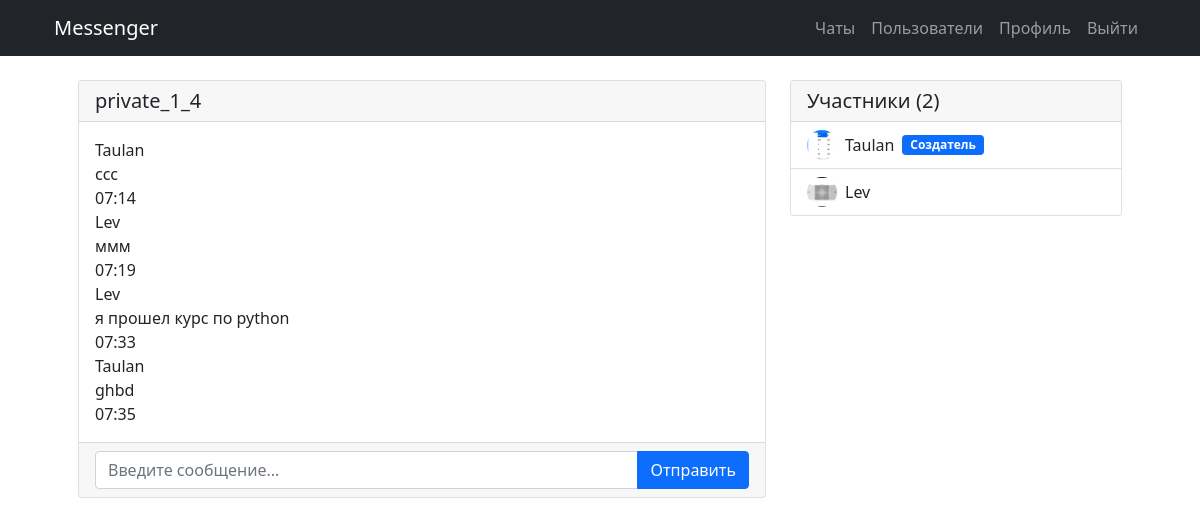
Page /chat/private_1_4/ (signed in) on the committed database.
### chat/models.py (models this page shows, shortened)
class Chat(models.Model):
    name = models.CharField(max_length=255, unique=True)
    users = models.ManyToManyField(User, related_name='chats')
    created_at = models.DateTimeField(auto_now_add=True)
    created_by = models.ForeignKey(User, on_delete=models.CASCADE, related_name='created_chats')
    is_group = models.BooleanField(default=True)

class Message(models.Model):
    chat = models.ForeignKey(Chat, on_delete=models.CASCADE, related_name='messages')
    user = models.ForeignKey(User, on_delete=models.CASCADE)
    content = models.TextField()
    timestamp = models.DateTimeField(auto_now_add=True)
    edited = models.BooleanField(default=False)
    class Meta:
        ordering = ['timestamp']

class UserProfile(models.Model):
    user = models.OneToOneField(User, on_delete=models.CASCADE, related_name='profile')
    avatar = models.ImageField(
        upload_to='avatars/',
        blank=True,
        null=True,
        default='avatars/default.png'
    )
    bio = models.TextField(max_length=500, blank=True)

### chat/views.py (the view)
# urls.py: path('chat/<str:room_name>/', views.chat_room, name='chat_room'),
@login_required
def chat_room(request, room_name):
    try:
        chat = Chat.objects.get(name=room_name)
        if request.user not in chat.users.all():
            return redirect('index')
        chat_messages = Message.objects.filter(chat=chat).order_by('timestamp')
        available_users = User.objects.exclude(
            id__in=chat.users.values_list('id', flat=True)
        ).exclude(id=request.user.id)
        return render(request, 'chat/chat_room.html', {
            'room_name': room_name,
            'chat_messages': chat_messages,
            'chat': chat,
            'available_users': available_users
        })
    except Chat.DoesNotExist:
        messages.error(request, f'Чат "{room_name}" не существует')
        return redirect('index')

### chat/templates/chat/chat_room.html (shortened to what this page needs)
{% extends 'flatpages/default.html' %}
{% load widget_tweaks %}
{% block content %}
<div class="container mt-4">
    <div class="row">
        <div class="col-md-8">
            <div class="card">
                <div class="card-header d-flex justify-content-between align-items-center">
                    <h5 class="mb-0">{{ room_name }}</h5>
                </div>
                <div class="card-body chat-messages" id="chat-messages">
                    {% for message in chat_messages %}
                        <div class="message {% if message.user == request.user %}message-own{% endif %}">
                            <div class="message-user">{{ message.user.username }}</div>
                            <div class="message-content">{{ message.content }}</div>
                            <div class="message-time">{{ message.timestamp|date:"H:i" }}</div>
                        </div>
                    {% endfor %}
                </div>
                <div class="card-footer">
                    <div class="input-group">
                        <input type="text" id="chat-message-input" class="form-control" placeholder="Введите сообщение...">
                        <button id="chat-message-submit" class="btn btn-primary">Отправить</button>
                    </div>
                </div>
            </div>
        </div>
        <div class="col-md-4">
            <div class="card">
                <div class="card-header">
                    <h5 class="mb-0">Участники ({{ chat.users.count }})</h5>
                </div>
                <div class="list-group list-group-flush">
                    {% for user in chat.users.all %}
                        <div class="list-group-item d-flex justify-content-between align-items-center">
                            <div class="d-flex align-items-center">
                                {% if user.profile.avatar %}
                                    <img src="{{ user.profile.avatar.url }}" class="rounded-circle me-2" style="width: 30px; height: 30px; object-fit: cover;">
                                {% endif %}
                                {{ user.username }}
                                {% if user == chat.created_by %}
                                    <span class="badge bg-primary ms-2">Создатель</span>
                                {% endif %}
                            </div>
                        </div>
                    {% endfor %}
                </div>
            </div>
        </div>
    </div>
</div>
<link rel="stylesheet" href="https://cdnjs.cloudflare.com/ajax/libs/font-awesome/5.15.4/css/all.min.css">
{% endblock %}

### rows in the picture
Chat: name "private_1_4", users.count "2"
Message: user.username "Taulan", content "ссс", timestamp "07:14"
Message: user.username "Lev", content "ммм", timestamp "07:19"
Message: user.username "Lev", content "я прошел курс по python", timestamp "07:33"
Message: user.username "Taulan", content "ghbd", timestamp "07:35"

### other values in the picture
{{ user.username }} "Taulan"
{{ user.username }} "Lev"
